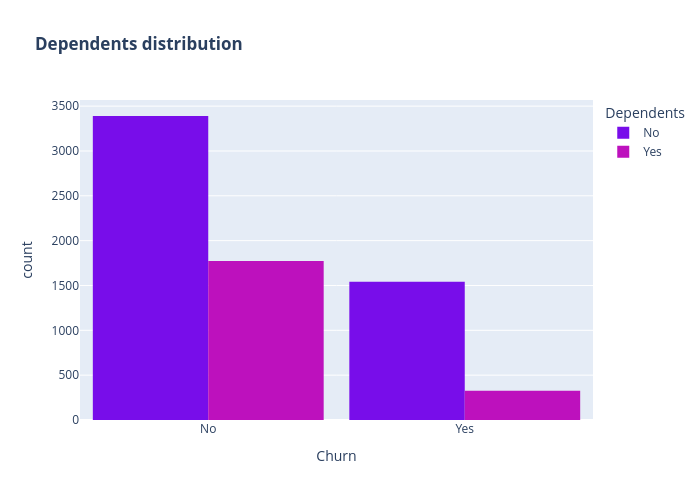

Write notebook code for a chart like this one.
### Code cell
color_map = {"Yes": "#BD11BD", "No": "#780DEA"}
fig = px.histogram(df, x="Churn", color="Dependents", barmode="group", title="<b>Dependents distribution</b>", color_discrete_map=color_map)
fig.update_layout(width=700, height=500, bargap=0.1)
fig.show()

### Figure 1 — Plotly figure (JSON) as saved in the notebook; plotly's stock layout.template omitted (floating-point values rounded to 4 significant figures; data arrays with more than 128 entries replaced by an {"elided": "..."} marker saying what was removed)
{"data": [{"alignmentgroup": "True", "bingroup": "x", "hovertemplate": "Dependents=No<br>Churn=%{x}<br>count=%{y}<extra></extra>", "legendgroup": "No", "marker": {"color": "#780DEA", "pattern": {"shape": ""}}, "name": "No", "offsetgroup": "No", "orientation": "v", "showlegend": true, "type": "histogram", "x": {"elided": "4933 str values"}, "xaxis": "x", "yaxis": "y"}, {"alignmentgroup": "True", "bingroup": "x", "hovertemplate": "Dependents=Yes<br>Churn=%{x}<br>count=%{y}<extra></extra>", "legendgroup": "Yes", "marker": {"color": "#BD11BD", "pattern": {"shape": ""}}, "name": "Yes", "offsetgroup": "Yes", "orientation": "v", "showlegend": true, "type": "histogram", "x": {"elided": "2099 str values"}, "xaxis": "x", "yaxis": "y"}], "layout": {"bargap": 0.1, "barmode": "group", "height": 500, "legend": {"title": {"text": "Dependents"}, "tracegroupgap": 0}, "title": {"text": "<b>Dependents distribution</b>"}, "width": 700, "xaxis": {"anchor": "y", "domain": [0, 1], "title": {"text": "Churn"}}, "yaxis": {"anchor": "x", "domain": [0, 1], "title": {"text": "count"}}}}
